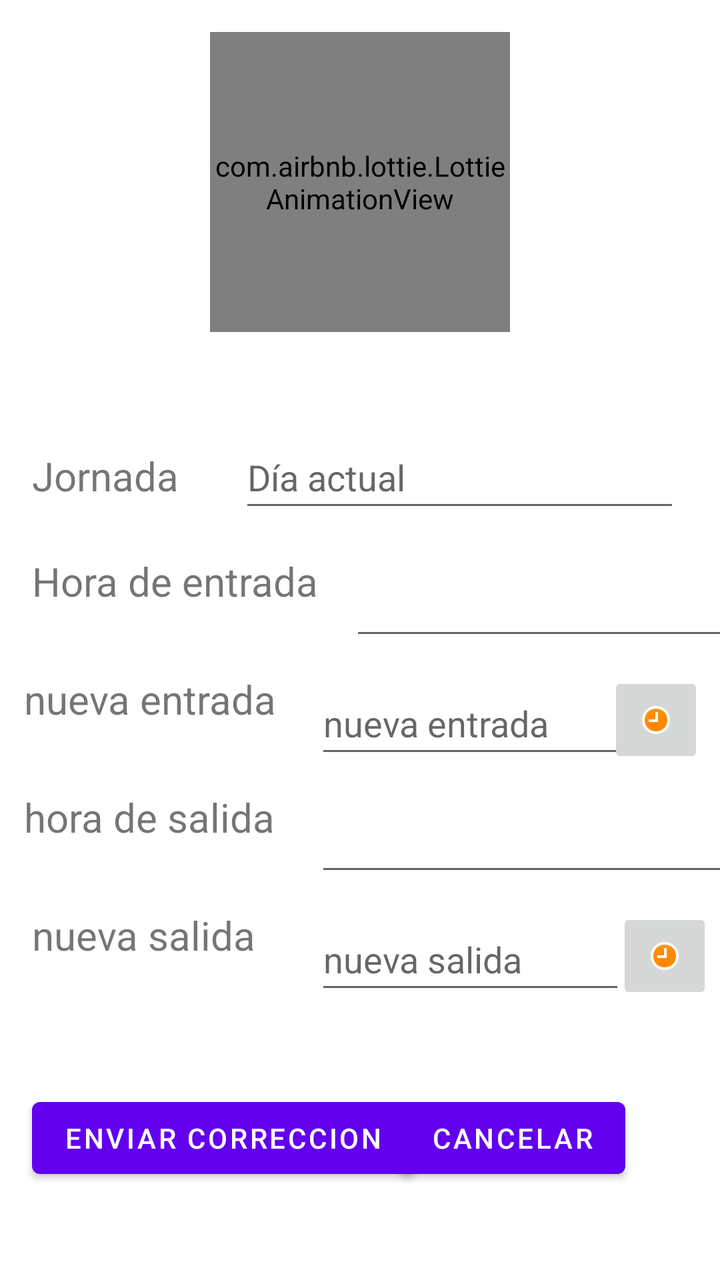
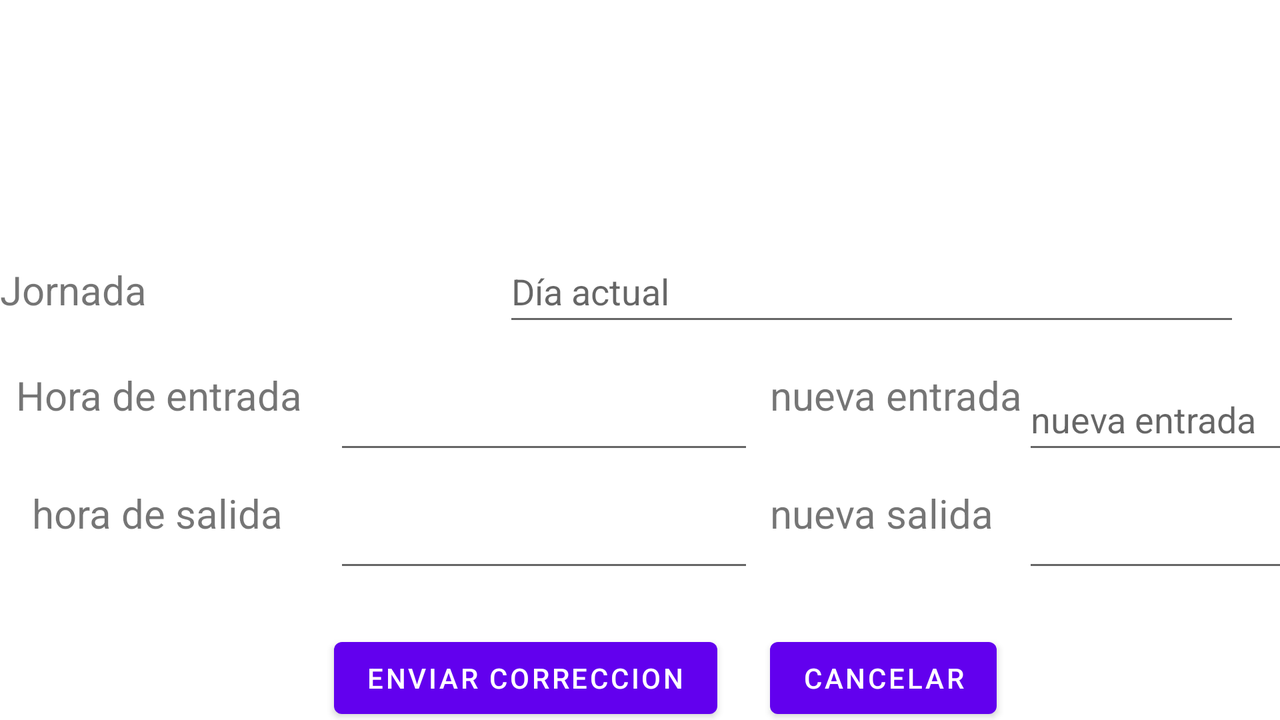

The same Android screen from two of the app's own layout files: first res/layout/ as a phone draws it, then the repository's variant for another configuration, drawn on a device whose configuration selects that folder. Both files follow.
<!-- AndroidManifest.xml: application theme Theme.ControlDePresencia2 -->
<!-- res/layout/fragment_update_time_record.xml -->
<?xml version="1.0" encoding="utf-8"?>
<layout xmlns:android="http://schemas.android.com/apk/res/android"
    xmlns:app="http://schemas.android.com/apk/res-auto"
    xmlns:tools="http://schemas.android.com/tools">

    <data>

        <variable
            name="viewModel"
            type="com.aidealvarado.controldepresenciaAPFM.shared.SharedViewModel" />
    </data>

    <androidx.constraintlayout.widget.ConstraintLayout
        android:id="@+id/horaEntradaLBL"
        android:layout_width="match_parent"
        android:layout_height="match_parent"
        tools:context="ui.UpdateTimeRecordFragment">

        <com.airbnb.lottie.LottieAnimationView
            android:id="@+id/lottieAnimationView"
            android:layout_width="150dp"
            android:layout_height="150dp"
            android:layout_marginTop="16dp"
            app:layout_constraintEnd_toEndOf="parent"
            app:layout_constraintStart_toStartOf="parent"
            app:layout_constraintTop_toTopOf="parent"
            app:lottie_autoPlay="true"
            app:lottie_fileName="50124-user-profile.json"
            app:lottie_imageAssetsFolder="assets"
            app:lottie_loop="true" />

        <LinearLayout
            android:id="@+id/linearLayout5"
            android:layout_width="wrap_content"
            android:layout_height="wrap_content"
            android:orientation="vertical"
            app:layout_constraintBottom_toBottomOf="parent"
            app:layout_constraintEnd_toEndOf="parent"
            app:layout_constraintStart_toStartOf="parent"
            app:layout_constraintTop_toBottomOf="@+id/lottieAnimationView">

            <LinearLayout
                android:layout_width="match_parent"
                android:layout_height="wrap_content"
                android:orientation="horizontal">

                <TextView
                    android:id="@+id/dateLabel"
                    android:layout_width="wrap_content"
                    android:layout_height="wrap_content"
                    android:layout_marginStart="16dp"
                    android:layout_weight="1"
                    android:text="@string/jornada"
                    android:textSize="20sp"
                    tools:ignore="SpeakableTextPresentCheck" />

                <EditText
                    android:id="@+id/editTextDate"
                    android:layout_width="wrap_content"
                    android:layout_height="wrap_content"
                    android:layout_marginHorizontal="20dp"
                    android:layout_weight="1"
                    android:ems="10"
                    android:hint="@string/d_a_actual"
                    android:importantForAutofill="no"
                    android:inputType="date"
                    android:labelFor="@id/dateLabel"
                    android:minHeight="48dp"
                    android:text="@{viewModel.currentTimeRecord.day}"
                    tools:ignore="SpeakableTextPresentCheck,DuplicateSpeakableTextCheck,TextContrastCheck" />

            </LinearLayout>

            <androidx.constraintlayout.widget.ConstraintLayout
                android:layout_width="match_parent"
                android:layout_height="0dp"
                android:layout_weight="1">

                <TextView
                    android:id="@+id/textView9"
                    android:layout_width="wrap_content"
                    android:layout_height="wrap_content"
                    android:layout_marginStart="12dp"
                    android:layout_marginTop="32dp"
                    android:text="@string/nueva_entrada"
                    android:textSize="20sp"
                    app:layout_constraintStart_toStartOf="parent"
                    app:layout_constraintTop_toBottomOf="@+id/textView8" />

                <EditText
                    android:id="@+id/newEntryTime"
                    android:layout_width="164dp"
                    android:layout_height="48dp"
                    android:drawableStart="@drawable/icono_input"
                    android:ems="10"
                    android:hint="@string/nueva_entrada"
                    android:importantForAutofill="no"
                    android:inputType="time"
                    android:minHeight="48dp"
                    app:layout_constraintEnd_toStartOf="@+id/setNewEntryBTN"
                    app:layout_constraintStart_toStartOf="@+id/currentEntryTime"
                    app:layout_constraintTop_toTopOf="@+id/textView9"
                    tools:ignore="SpeakableTextPresentCheck,TextContrastCheck,DuplicateSpeakableTextCheck" />

                <TextView
                    android:id="@+id/textView8"
                    android:layout_width="wrap_content"
                    android:layout_height="wrap_content"
                    android:layout_marginStart="16dp"
                    android:layout_marginTop="16dp"
                    android:text="@string/hora_de_entrada"
                    android:textSize="20sp"
                    app:layout_constraintStart_toStartOf="parent"
                    app:layout_constraintTop_toTopOf="parent" />

                <EditText
                    android:id="@+id/currentEntryTime"
                    android:layout_width="wrap_content"
                    android:layout_height="wrap_content"
                    android:layout_marginStart="16dp"
                    android:ems="10"
                    android:importantForAutofill="no"
                    android:inputType="time"
                    android:minHeight="48dp"
                    android:text="@{viewModel.currentTimeRecord.clockIn}"
                    app:layout_constraintStart_toEndOf="@+id/textView8"
                    app:layout_constraintTop_toTopOf="@+id/textView8"
                    tools:ignore="SpeakableTextPresentCheck" />

                <EditText
                    android:id="@+id/currentExitTime"
                    android:layout_width="wrap_content"
                    android:layout_height="wrap_content"
                    android:ems="10"
                    android:importantForAutofill="no"
                    android:inputType="time"
                    android:minHeight="48dp"
                    android:text="@{viewModel.currentTimeRecord.clockOut}"
                    app:layout_constraintStart_toStartOf="@+id/newEntryTime"
                    app:layout_constraintTop_toTopOf="@+id/textView10"
                    tools:ignore="SpeakableTextPresentCheck" />

                <EditText
                    android:id="@+id/newExitTime"
                    android:layout_width="155dp"
                    android:layout_height="48dp"
                    android:drawableStart="@drawable/icono_salida"
                    android:ems="10"
                    android:hint="@string/nueva_salida"
                    android:importantForAutofill="no"
                    android:inputType="time"
                    android:minHeight="48dp"
                    app:layout_constraintStart_toStartOf="@+id/currentExitTime"
                    app:layout_constraintTop_toTopOf="@+id/textView11"
                    tools:ignore="SpeakableTextPresentCheck" />

                <TextView
                    android:id="@+id/textView10"
                    android:layout_width="wrap_content"
                    android:layout_height="wrap_content"
                    android:layout_marginTop="32dp"
                    android:text="@string/hora_de_salida"
                    android:textSize="20sp"
                    app:layout_constraintStart_toStartOf="@+id/textView9"
                    app:layout_constraintTop_toBottomOf="@+id/textView9" />

                <TextView
                    android:id="@+id/textView11"
                    android:layout_width="wrap_content"
                    android:layout_height="wrap_content"
                    android:layout_marginStart="4dp"
                    android:layout_marginTop="32dp"
                    android:text="@string/nueva_salida"
                    android:textSize="20sp"
                    app:layout_constraintStart_toStartOf="@+id/textView10"
                    app:layout_constraintTop_toBottomOf="@+id/textView10" />

                <Button
                    android:id="@+id/confirmBTN"
                    android:layout_width="wrap_content"
                    android:layout_height="wrap_content"
                    android:layout_marginTop="64dp"
                    android:text="@string/enviar_correccion"
                    app:layout_constraintStart_toStartOf="@+id/textView11"
                    app:layout_constraintTop_toBottomOf="@+id/textView11" />

                <Button
                    android:id="@+id/cancelUpdateBTN"
                    android:layout_width="wrap_content"
                    android:layout_height="wrap_content"
                    android:text="@string/cancelar"
                    app:layout_constraintEnd_toEndOf="@+id/newExitTime"
                    app:layout_constraintTop_toTopOf="@+id/confirmBTN" />

                <ImageButton
                    android:id="@+id/setNewEntryBTN"
                    android:layout_width="48dp"
                    android:layout_height="0dp"
                    android:layout_marginEnd="8dp"
                    app:layout_constraintBottom_toBottomOf="@+id/newEntryTime"
                    app:layout_constraintEnd_toEndOf="parent"
                    app:layout_constraintTop_toTopOf="@+id/newEntryTime"
                    app:srcCompat="@android:drawable/presence_away"
                    tools:ignore="SpeakableTextPresentCheck,SpeakableTextPresentCheck" />

                <ImageButton
                    android:id="@+id/setExitBTN"
                    android:layout_width="wrap_content"
                    android:layout_height="wrap_content"
                    android:layout_marginEnd="8dp"
                    android:minWidth="48dp"
                    android:minHeight="48dp"
                    app:layout_constraintBottom_toBottomOf="@+id/newExitTime"
                    app:layout_constraintEnd_toEndOf="parent"
                    app:layout_constraintStart_toEndOf="@+id/newExitTime"
                    app:layout_constraintTop_toTopOf="@+id/newExitTime"
                    app:srcCompat="@android:drawable/presence_away"
                    tools:ignore="SpeakableTextPresentCheck,SpeakableTextPresentCheck,TouchTargetSizeCheck" />
            </androidx.constraintlayout.widget.ConstraintLayout>

        </LinearLayout>
    </androidx.constraintlayout.widget.ConstraintLayout>
</layout>
<!-- resources referenced by this layout -->
<resources>
  <string name="cancelar">Cancelar</string>
  <string name="d_a_actual">Día actual</string>
  <string name="enviar_correccion">Enviar correccion</string>
  <string name="hora_de_entrada">Hora de entrada</string>
  <string name="hora_de_salida">hora de salida</string>
  <string name="jornada">Jornada</string>
  <string name="nueva_entrada">nueva entrada</string>
  <string name="nueva_salida">nueva salida</string>
  <style name="Theme.ControlDePresencia2" parent="Theme.MaterialComponents.DayNight.DarkActionBar">
          
          <item name="colorPrimary">@color/purple_500</item>
          <item name="colorPrimaryVariant">@color/purple_700</item>
          <item name="colorOnPrimary">@color/white</item>
          
          <item name="colorSecondary">@color/teal_200</item>
          <item name="colorSecondaryVariant">@color/teal_700</item>
          <item name="colorOnSecondary">@color/black</item>
          
          <item name="android:statusBarColor" tools:targetApi="l">?attr/colorPrimaryVariant</item>
          
      </style>
  <color name="purple_500">#FF6200EE</color>
  <color name="purple_700">#FF3700B3</color>
  <color name="white">#FFFFFFFF</color>
  <color name="teal_200">#FF03DAC5</color>
  <color name="teal_700">#FF018786</color>
  <color name="black">#FF000000</color>
</resources>
<!-- res/layout-land/fragment_update_time_record.xml (the repository's variant of the layout above) -->
<!-- drawn on the phone turned sideways -->
<?xml version="1.0" encoding="utf-8"?>
<layout xmlns:android="http://schemas.android.com/apk/res/android"
    xmlns:app="http://schemas.android.com/apk/res-auto"
    xmlns:tools="http://schemas.android.com/tools">

    <data>
        <variable
            name="viewModel"
            type="com.aidealvarado.controldepresenciaAPFM.shared.SharedViewModel" />
    </data>

    <androidx.constraintlayout.widget.ConstraintLayout
        android:id="@+id/horaEntradaLBL"
        android:layout_width="match_parent"
        android:layout_height="match_parent"
        tools:context="ui.UpdateTimeRecordFragment">

        <ImageView
            android:id="@+id/banner"
            android:layout_width="0dp"
            android:layout_height="120dp"
            android:scaleType="centerCrop"
            app:layout_constraintEnd_toEndOf="parent"
            app:layout_constraintStart_toStartOf="parent"
            app:layout_constraintTop_toTopOf="parent"
            android:contentDescription="@string/banner_image_view_description"
            tools:src="@mipmap/ic_banner" />

        <LinearLayout
            android:layout_width="0dp"
            android:layout_height="0dp"
            android:orientation="vertical"
            app:layout_constraintBottom_toBottomOf="parent"
            app:layout_constraintEnd_toEndOf="parent"
            app:layout_constraintStart_toStartOf="parent"
            app:layout_constraintTop_toBottomOf="@+id/banner">

            <LinearLayout
                android:layout_width="match_parent"
                android:layout_height="wrap_content"
                android:orientation="horizontal">

                <TextView
                    android:id="@+id/dateLabel"
                    android:layout_width="wrap_content"
                    android:layout_height="wrap_content"
                    android:layout_weight="1"
                    android:text="@string/jornada"
                    android:textSize="20sp"
                    tools:ignore="SpeakableTextPresentCheck" />

                <EditText
                    android:id="@+id/editTextDateAppr"
                    android:layout_width="wrap_content"
                    android:layout_height="wrap_content"
                    android:layout_marginHorizontal="20dp"
                    android:layout_weight="1"
                    android:ems="10"
                    android:hint="@string/d_a_actual"
                    android:importantForAutofill="no"
                    android:inputType="date"
                    android:labelFor="@id/dateLabel"
                    android:minHeight="48dp"
                    android:text="@{viewModel.currentTimeRecord.day}"
                    tools:ignore="SpeakableTextPresentCheck,DuplicateSpeakableTextCheck,TextContrastCheck" />

            </LinearLayout>

            <androidx.constraintlayout.widget.ConstraintLayout
                android:layout_width="match_parent"
                android:layout_height="0dp"
                android:layout_weight="1">

                <TextView
                    android:id="@+id/textView9"
                    android:layout_width="wrap_content"
                    android:layout_height="wrap_content"
                    android:layout_marginStart="8dp"
                    android:text="@string/nueva_entrada"
                    android:textSize="20sp"
                    app:layout_constraintStart_toEndOf="@+id/currentEntryTimeAppr"
                    app:layout_constraintTop_toTopOf="@+id/currentEntryTimeAppr" />

                <EditText
                    android:id="@+id/newEntryTimeAppr"
                    android:layout_width="wrap_content"
                    android:layout_height="wrap_content"
                    android:ems="10"
                    android:hint="@string/nueva_entrada"
                    android:importantForAutofill="no"
                    android:inputType="time"
                    android:minHeight="48dp"
                    app:layout_constraintStart_toEndOf="@+id/textView9"
                    app:layout_constraintTop_toTopOf="@+id/textView9"
                    tools:ignore="SpeakableTextPresentCheck,TextContrastCheck,DuplicateSpeakableTextCheck" />

                <TextView
                    android:id="@+id/textView8"
                    android:layout_width="wrap_content"
                    android:layout_height="wrap_content"
                    android:layout_marginStart="8dp"
                    android:layout_marginTop="16dp"
                    android:text="@string/hora_de_entrada"
                    android:textSize="20sp"
                    app:layout_constraintStart_toStartOf="parent"
                    app:layout_constraintTop_toTopOf="parent" />

                <EditText
                    android:id="@+id/currentEntryTimeAppr"
                    android:layout_width="wrap_content"
                    android:layout_height="wrap_content"
                    android:layout_marginStart="16dp"
                    android:ems="10"
                    android:importantForAutofill="no"
                    android:inputType="time"
                    android:minHeight="48dp"
                    android:text="@{viewModel.currentTimeRecord.clockIn}"
                    app:layout_constraintStart_toEndOf="@+id/textView8"
                    app:layout_constraintTop_toTopOf="@+id/textView8"
                    tools:ignore="SpeakableTextPresentCheck" />

                <EditText
                    android:id="@+id/currentExitTimeAppr"
                    android:layout_width="wrap_content"
                    android:layout_height="wrap_content"
                    android:ems="10"
                    android:importantForAutofill="no"
                    android:inputType="time"
                    android:minHeight="48dp"
                    android:text="@{viewModel.currentTimeRecord.clockOut}"
                    app:layout_constraintStart_toStartOf="@+id/currentEntryTimeAppr"
                    app:layout_constraintTop_toTopOf="@+id/textView10"
                    tools:ignore="SpeakableTextPresentCheck" />

                <EditText
                    android:id="@+id/newExitTimeAppr"
                    android:layout_width="wrap_content"
                    android:layout_height="wrap_content"
                    android:ems="10"
                    android:importantForAutofill="no"
                    android:inputType="time"
                    android:minHeight="48dp"
                    app:layout_constraintStart_toStartOf="@+id/newEntryTimeAppr"
                    app:layout_constraintTop_toTopOf="@+id/textView11"
                    tools:ignore="SpeakableTextPresentCheck" />

                <TextView
                    android:id="@+id/textView10"
                    android:layout_width="wrap_content"
                    android:layout_height="wrap_content"
                    android:layout_marginStart="8dp"
                    android:layout_marginTop="32dp"
                    android:text="@string/hora_de_salida"
                    android:textSize="20sp"
                    app:layout_constraintStart_toStartOf="@+id/textView8"
                    app:layout_constraintTop_toBottomOf="@+id/textView8" />

                <TextView
                    android:id="@+id/textView11"
                    android:layout_width="wrap_content"
                    android:layout_height="wrap_content"
                    android:text="@string/nueva_salida"
                    android:textSize="20sp"
                    app:layout_constraintStart_toStartOf="@+id/textView9"
                    app:layout_constraintTop_toTopOf="@+id/currentExitTimeAppr" />

                <Button
                    android:id="@+id/confirmBTN"
                    android:layout_width="wrap_content"
                    android:layout_height="wrap_content"
                    android:layout_marginTop="24dp"
                    android:text="@string/enviar_correccion"
                    app:layout_constraintStart_toStartOf="@+id/currentExitTimeAppr"
                    app:layout_constraintTop_toBottomOf="@+id/currentExitTimeAppr" />

                <Button
                    android:id="@+id/cancelUpdateBTNAppr"
                    android:layout_width="wrap_content"
                    android:layout_height="wrap_content"
                    android:text="@string/cancelar"
                    app:layout_constraintStart_toStartOf="@+id/textView11"
                    app:layout_constraintTop_toTopOf="@+id/confirmBTN" />
            </androidx.constraintlayout.widget.ConstraintLayout>

        </LinearLayout>
    </androidx.constraintlayout.widget.ConstraintLayout>
</layout>
<!-- resources referenced by the variant -->
<!-- as the phone turned sideways resolves them -->
<resources>
  <string name="banner_image_view_description">Banner</string>
  <string name="cancelar">Cancelar</string>
  <string name="d_a_actual">Día actual</string>
  <string name="enviar_correccion">Enviar correccion</string>
  <string name="hora_de_entrada">Hora de entrada</string>
  <string name="hora_de_salida">hora de salida</string>
  <string name="jornada">Jornada</string>
  <string name="nueva_entrada">nueva entrada</string>
  <string name="nueva_salida">nueva salida</string>
  <style name="Theme.ControlDePresencia2" parent="Theme.MaterialComponents.DayNight.DarkActionBar">
          
          <item name="colorPrimary">@color/purple_500</item>
          <item name="colorPrimaryVariant">@color/purple_700</item>
          <item name="colorOnPrimary">@color/white</item>
          
          <item name="colorSecondary">@color/teal_200</item>
          <item name="colorSecondaryVariant">@color/teal_700</item>
          <item name="colorOnSecondary">@color/black</item>
          
          <item name="android:statusBarColor" tools:targetApi="l">?attr/colorPrimaryVariant</item>
          
      </style>
  <color name="purple_500">#FF6200EE</color>
  <color name="purple_700">#FF3700B3</color>
  <color name="white">#FFFFFFFF</color>
  <color name="teal_200">#FF03DAC5</color>
  <color name="teal_700">#FF018786</color>
  <color name="black">#FF000000</color>
</resources>
